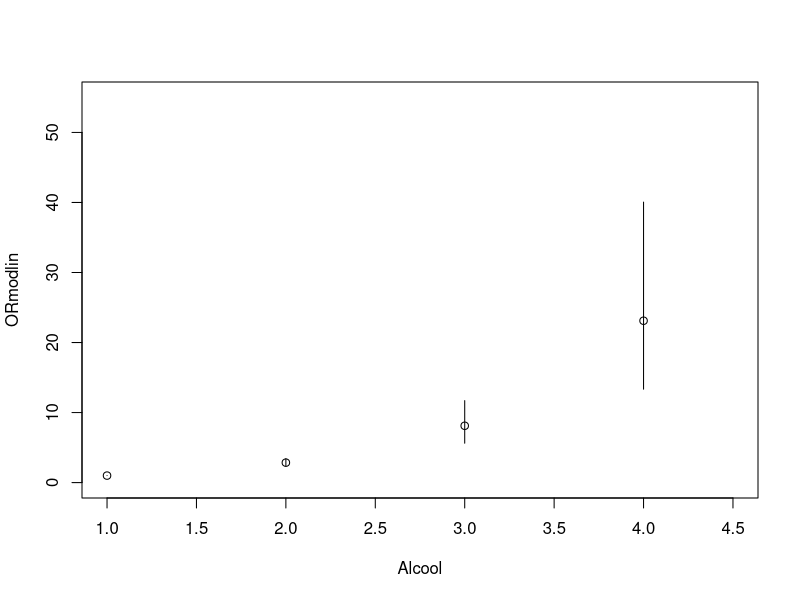

R code for this plot:
rm(list=ls())

tab = read.table('ILLE.txt', h=T)

malade = abs(tab$malade-2)

alcool = vector()
tabac = vector()
age = vector()

for (i in 1:length(tab[,2])){
  if (tab[i,1]<=3){ age[i] = 0 }
  if (tab[i,1]>3){ age[i] = 1 }
  
  if (tab[i,2]<=2){ alcool[i] = 0 }
  if (tab[i,2]>2){ alcool[i] = 1 }
  
  if (tab[i,3]<=2){ tabac[i] = 0 }
  if (tab[i,3]>2){ tabac[i] = 1 }
  
}

tab2 = as.data.frame(cbind(age, alcool, tabac, malade))

# logit(P(M|alcool)) = b0 + b1*alcool
glm1 = glm(malade~alcool, data=tab2, family='binomial')
summary(glm1)
# estimate alcool est >1 donc cette variable a un effet deletere 

OR = exp(1.73)
# b1 est distribuer normalement donc IC = exp(b1 ± 1.96*sqrt(var(b1)))
# sqrt(var(b1)) = std.error

exp(1.73 + 1.96 * 0.1752)
exp(1.73 - 1.96 * 0.1752)

# pour le tabac
glm2 = glm(malade~tabac, data=tab2, family='binomial')

exp(0.67334 + 1.96 * 0.17676)
exp(0.67334 - 1.96 * 0.17676)

# pour l'age
glm3 = glm(malade~age, data=tab2, family='binomial')
exp(1.3877 + 1.96 * 0.1738)
exp(1.3877 - 1.96 * 0.1738)





# ====================================================================
##### Question 2

# ========================================
# question 2.1
# ========================================
glm4 = glm(malade~tab$alcool, family='binomial')
summary(glm4)
# logit(P(M|X)) = b0 + b1 X ; X apparenant à {1,2,3,4}
# X = 1 ; logit(P(M|X=1)) = b0 + b1
# X = 2 ; logit(P(M|X=2)) = b0 + 2b1

# OR2/1 = exp(b1) 
# ln(oddsM|2) - ln(oddsM|1) = b0 + 2b1 - b0 - b1 = b1

# OR3|1 = exp(2b1)
# OR4|1 = exp(3b1)

# donc a chaque fois qu'on augment X d'une unitee on aura le ln(odds) qui augmentera de b1

# OR2/1 = 2.83 [2.37 ; 3.40]

# OR3/2 = exp(b1)
exp(glm4$coefficients[2])


# pour calculer la var(b1) pour IC pour les OR3/1 ou le reste, il faut avoir a l'esprit que :
# var(aX) = a^2 var(X) donc sqrt(var(aX)) = a sqrt(var(X))


# ========================================
# question 2.2
# ========================================
glm5 = glm(malade~as.factor(tab$alcool), family='binomial')
summary(glm5)

# ln(oddsM|1) = b0
# ln(oddsM|2) = b0 + b1
# ln(oddsM|3) = b0 + b2
# ln(oddsM|4) = b0 + b3

# le modele qui fait le moins d'hypothese est emboite dans celui qui fait le plus d'hypothese
# ici le modele qui fait le plus d'hypthese est le premier car il fait l'hypothese que
# l'effet de l'alcool est lineaire

# pour montre que les modele sont emboite, il faut montrer que ces coefficients sont dans des
# cas particuliers egaux a ceux de l'autre modele

# ici 
# Y = g0 + g1 X
# Y = b0 + b1 I[X = 2] + b2 I[X = 3] + b3 I[X = 4]
# 1->2   g1 = b1
# 1->3   2g1 = b2
# 1->4   3g1 = b3

# OR2/1
exp(1.2712)
exp(1.2712 + 1.96 * 0.2323)
exp(1.2712 - 1.96 * 0.2323)

# OR3/1
exp(2.0545)
exp(2.0545 + 1.96 * 0.2611)
exp(2.0545 - 1.96 * 0.2611)

# OR4/1
exp(3.3042)
exp(3.3042 + 1.96*0.3237)
exp(3.3042 - 1.96*0.3237)


anova(glm4, glm5, test='Chisq')
# donc ils ne sont pas statistiquement significatif

# OR2/1 = b2 - b1

# var(X-Y) = var(X) + var(Y) - 2cov(X,Y)
summary(glm5)$cov.unscaled

exp(2.0545 - 1.2712 + 1.96*sqrt((0.05397805 + 0.06817539 - 2 * 0.03707329)))


# graphe

ORmodlin <- exp(c(0,glm4$coef[2],2*glm4$coef[2],3*glm4$coef[2]))
BImodlin <- exp(c(0,(glm4$coef[2]-1.96*sqrt(summary(glm4)$cov.unscaled[4])),
                  2*(glm4$coef[2]-1.96*sqrt(summary(glm4)$cov.unscaled[4])),
                  3*(glm4$coef[2]-1.96*sqrt(summary(glm4)$cov.unscaled[4]))))
BSmodlin <- exp(c(0,(glm4$coef[2]+1.96*sqrt(summary(glm4)$cov.unscaled[4])),
                  2*(glm4$coef[2]+1.96*sqrt(summary(glm4)$cov.unscaled[4])),
                  3*(glm4$coef[2]+1.96*sqrt(summary(glm4)$cov.unscaled[4]))))


plot(c(1,2,3,4),ORmodlin,ylim=c(0,55),xlim=c(1,4.5),xlab="Alcool")
segments(c(1,2,3,4),BSmodlin,c(1,2,3,4),BImodlin)


# ================================================================================
####### Question 3
# ================================================================================

# X = {0,1}
# b0 = -1.86 ; b1 = 1.73

# X = {1,2}
# b0 = -3.58 ; b1 = 1.73

# X = {0,2}
# b0 = -1.86 ; b1 = 0.86

rm(glm1, glm2, glm3, glm4, glm5, BImodlin, BSmodlin, OR, ORmodlin, i)


















# ================================================================================
####### Question 4
# ================================================================================

glm6 = glm(malade~age+alcool+tabac, data=tab2, family='binomial')
summary(glm6)
# ln(P(M|Age, Alcool, Tabac)/1-P(M|Age, Alcool, Tabac)) = b0 + b1*age + b2*alcool + b3*tabac

# 100 : age = 1 ; alcool=0; tabac=0;
# OR100/000 = exp(b1)

# ORage = 4.31 ; ORalcool = 5.67 ; ORtabac = 2.23

# OR110/000 = exp(b1+b2) = 24.43
# OR100/011 = exp(b1-b2-b3) = 0.34 


glm7 = glm(malade~age+alcool*tabac, data=tab2, family='binomial')
summary(glm7)
# ln(oddsM|010) = b0 + b2
# ln(oddsM|011) = b0 + b2 + b3 + b4
# ln(oddsM|001) = b0 + b3





